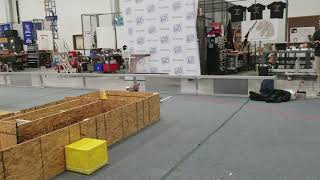
#> input picture cube1.jpg, 320 x 180 px; its folder holds only this picture in this run
$ python 'Imagénèse.py'
#> lines starting #> are read from the running program, lines starting #| are printed output that depends on the picture
# -*- coding: utf-8 -*-
"""
Created on Sat Jan 20 16:41:47 2018

@author: Master
"""

import numpy
import matplotlib.pyplot as plt
import cv2
import time

class Imagenese (object) :

    def __init__(self, image) :
#> called with image = 'cube1'
        self.image = cv2.imread(image+'.jpg', 0)
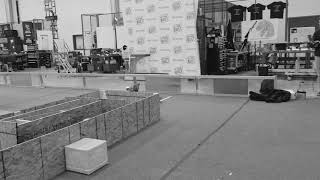
#> self.image: shape (180, 320); min 0, max 243, mean 127.6

    def Rotate (self) :
        rows, cols = self.image.shape
#> rows = 180; cols = 320


        M = cv2.getRotationMatrix2D((cols/2,rows/2),90,1)
#> M = [[6.12e-17, 1, 70], [-1, 6.12e-17, 250]]
        dst = cv2.warpAffine(self.image, M, (cols,rows))
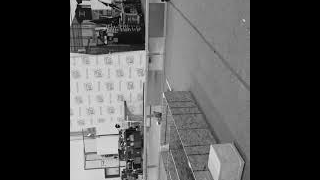
#> dst: shape (180, 320); min 0, max 243, mean 75.1
        cv2.imshow('Rotated Image', self.image)

import Imagénèse
x = Imagénèse.Imagenese('cube1')
x.Rotate()
